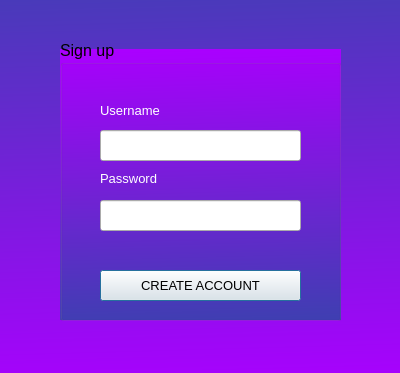
<?xml version="1.0" encoding="UTF-8"?>
<ui version="4.0">
 <class>signup</class>
 <widget class="QDialog" name="signup">
  <property name="geometry">
   <rect>
    <x>0</x>
    <y>0</y>
    <width>400</width>
    <height>373</height>
   </rect>
  </property>
  <property name="windowTitle">
   <string>Dialog</string>
  </property>
  <widget class="QGroupBox" name="groupBox">
   <property name="geometry">
    <rect>
     <x>60</x>
     <y>40</y>
     <width>281</width>
     <height>281</height>
    </rect>
   </property>
   <property name="font">
    <font>
     <pointsize>12</pointsize>
    </font>
   </property>
   <property name="title">
    <string>Sign up</string>
   </property>
   <widget class="QLabel" name="label">
    <property name="geometry">
     <rect>
      <x>40</x>
      <y>60</y>
      <width>111</width>
      <height>20</height>
     </rect>
    </property>
    <property name="font">
     <font>
      <pointsize>10</pointsize>
     </font>
    </property>
    <property name="styleSheet">
     <string notr="true">color: rgb(255, 255, 255);</string>
    </property>
    <property name="text">
     <string>Username</string>
    </property>
   </widget>
   <widget class="QLabel" name="label_2">
    <property name="geometry">
     <rect>
      <x>40</x>
      <y>130</y>
      <width>121</width>
      <height>16</height>
     </rect>
    </property>
    <property name="font">
     <font>
      <pointsize>10</pointsize>
     </font>
    </property>
    <property name="styleSheet">
     <string notr="true">color: rgb(255, 255, 255);</string>
    </property>
    <property name="text">
     <string>Password</string>
    </property>
   </widget>
   <widget class="QLineEdit" name="newUsername">
    <property name="geometry">
     <rect>
      <x>40</x>
      <y>90</y>
      <width>201</width>
      <height>31</height>
     </rect>
    </property>
   </widget>
   <widget class="QLineEdit" name="newPassword">
    <property name="geometry">
     <rect>
      <x>40</x>
      <y>160</y>
      <width>201</width>
      <height>31</height>
     </rect>
    </property>
   </widget>
   <widget class="QPushButton" name="createAccountButton">
    <property name="geometry">
     <rect>
      <x>40</x>
      <y>230</y>
      <width>201</width>
      <height>31</height>
     </rect>
    </property>
    <property name="font">
     <font>
      <pointsize>10</pointsize>
     </font>
    </property>
    <property name="text">
     <string>CREATE ACCOUNT</string>
    </property>
   </widget>
  </widget>
  <widget class="QLabel" name="label_3">
   <property name="geometry">
    <rect>
     <x>-10</x>
     <y>-38</y>
     <width>431</width>
     <height>431</height>
    </rect>
   </property>
   <property name="styleSheet">
    <string notr="true">background-color: qlineargradient(spread:pad, x1:0.489, y1:0, x2:0.517, y2:1, stop:0 rgba(65, 63, 180, 255), stop:1 rgba(170, 0, 255, 255));</string>
   </property>
   <property name="text">
    <string/>
   </property>
  </widget>
  <widget class="QLabel" name="label_4">
   <property name="geometry">
    <rect>
     <x>60</x>
     <y>49</y>
     <width>281</width>
     <height>271</height>
    </rect>
   </property>
   <property name="styleSheet">
    <string notr="true">background-color: qlineargradient(spread:pad, x1:0.489, y1:0, x2:0.517, y2:1, stop:0 rgba(170, 0, 255, 255), stop:1 rgba(65, 63, 180, 255));</string>
   </property>
   <property name="text">
    <string/>
   </property>
  </widget>
  <zorder>label_3</zorder>
  <zorder>label_4</zorder>
  <zorder>groupBox</zorder>
 </widget>
 <resources/>
 <connections/>
</ui>
